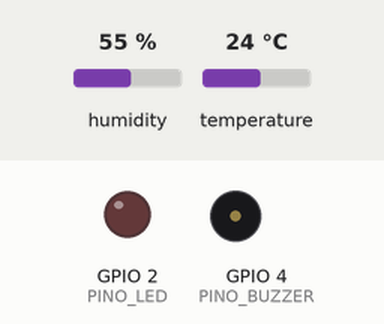
Simulated run of this sketch. Board: ESP32. Shown: output pins drawn as LEDs (lit = HIGH), buzzer (waves = sounding). The test bench sets the inputs (shaded band); at power-on: temperature 24 °C, humidity 55 %. WiFi joins after 1.5 s; servers stay silent unless stated; no MQTT or app messages arrive unless stated; what the sketch prints to the serial monitor is not drawn.

Above: at 2.7 s.
2.8 s: temperature set to 27.5 °C
5.5 s: temperature set to 28.5 °C
At 6.4 s:
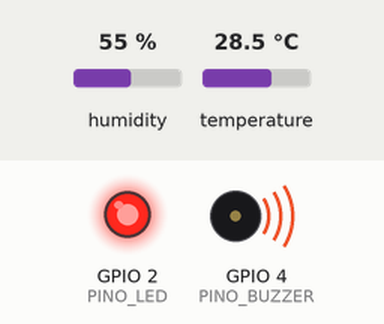
At 7.0 s:
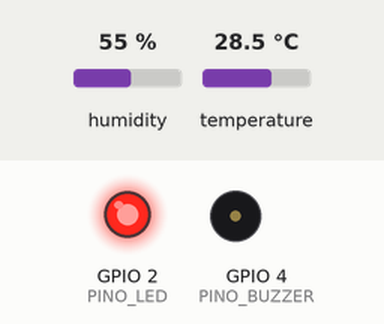
Timing chart, 0 to 8.5 s (numbered marks = the images above; inputs shaded):
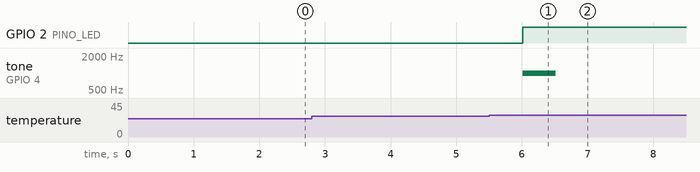

Measured:
- the behaviour switches between 28 and 28.1 °C on temperature (found by bisection; images 0 and 1)
- after the input at 2.8 s, every drawn part: stays the same
- after the input at 5.5 s, GPIO 2 (PINO_LED): LOW → HIGH after 0.51 s; tone on GPIO 4 (PINO_BUZZER): silent → 1000 Hz after 0.51 s, → silent 0.50 s later

The sketch:

sketch.ino
```cpp
#include <WiFi.h>
#include <PubSubClient.h>
#include "DHTesp.h"


const char* BROKER = "mqtt3.thingspeak.com";
const int PORTA = 1883;

const char* MQTT_CLIENT_ID = "SEU_ID";
const char* MQTT_USUARIO   = "SEU_USER";
const char* MQTT_SENHA     = "SUA_SENHA";

const unsigned long CANAL_ID = 3569917;
const int LIMITE = 28;

const int PINO_DHT = 15;
const int PINO_LED = 2;
const int PINO_BUZZER = 4;

DHTesp dht;
WiFiClient wifi;
PubSubClient mqtt(wifi);

bool alarme = false;
bool existeLeituraValida = false;
bool falhaSensorPendente = false;
bool falhaSensorJaDetectada = false;

int falhasConsecutivas = 0;

TempAndHumidity ultimaLeituraValida;

unsigned long ultimaLeitura = 0;
unsigned long ultimaPublicacao = 0;
unsigned long ultimaTentativa = 0;

const unsigned long INTERVALO_LEITURA_MS = 2000;
const unsigned long INTERVALO_PUBLICACAO_MS = 20000;
const int MAX_FALHAS_SENSOR = 3;

bool decidirAlarme(float temperatura, bool alarmeAtual) {
  if (!alarmeAtual && temperatura > LIMITE) {
    return true;
  }

  if (alarmeAtual && temperatura < LIMITE - 1) {
    return false;
  }

  return alarmeAtual;
}

bool conectarMqtt() {
  if (!mqtt.connect(MQTT_CLIENT_ID, MQTT_USUARIO, MQTT_SENHA)) {
    Serial.printf("Falha ao conectar ao MQTT. Estado: %d\n", mqtt.state());
    return false;
  }

  Serial.println("Conectado ao ThingSpeak via MQTT.");
  return true;
}

bool publicarNoThingSpeak(float temperatura,
                          float umidade,
                          bool alarmeLigado,
                          bool falhaSensor) {
  char topico[64];
  char dados[128];

  snprintf(topico, sizeof(topico),
           "channels/%lu/publish",
           (unsigned long)CANAL_ID);

  if (falhaSensor) {
    snprintf(dados, sizeof(dados),
             "status=FALHA_SENSOR");
  } else if (alarmeLigado) {
    snprintf(dados, sizeof(dados),
             "field1=%.1f&field2=%.0f&status=ALERTA",
             temperatura, umidade);
  } else {
    snprintf(dados, sizeof(dados),
             "field1=%.1f&field2=%.0f",
             temperatura, umidade);
  }

  bool enviado = mqtt.publish(topico, dados);

  Serial.printf("%s: %s\n",
                enviado ? "Publicação enviada" : "Falha na publicação",
                dados);

  return enviado;
}

void setup() {
  Serial.begin(115200);

  pinMode(PINO_LED, OUTPUT);
  pinMode(PINO_BUZZER, OUTPUT);
  digitalWrite(PINO_LED, LOW);

  dht.setup(PINO_DHT, DHTesp::DHT22);

  Serial.printf("Monitor do depósito | canal=%lu | limite=%d C\n",
                (unsigned long)CANAL_ID, LIMITE);

  Serial.print("Conectando ao Wi-Fi");
  WiFi.begin("Wokwi-GUEST", "", 6);

  while (WiFi.status() != WL_CONNECTED) {
    delay(100);
    Serial.print(".");
  }

  Serial.println(" conectado!");

  mqtt.setServer(BROKER, PORTA);
  mqtt.setBufferSize(512);
  mqtt.setKeepAlive(60);
}

void loop() {
  if (!mqtt.connected() &&
      millis() - ultimaTentativa >= 3000) {
    ultimaTentativa = millis();

    Serial.print("Conectando ao ThingSpeak... ");
    if (conectarMqtt()) {
      Serial.println("ok");
    }
  }

  mqtt.loop();

  if (millis() - ultimaLeitura >= INTERVALO_LEITURA_MS) {
    ultimaLeitura = millis();

    TempAndHumidity leitura = dht.getTempAndHumidity();

    if (dht.getStatus() == DHTesp::ERROR_NONE) {
      ultimaLeituraValida = leitura;
      existeLeituraValida = true;
      falhasConsecutivas = 0;
      falhaSensorJaDetectada = false;

      bool alarmeAnterior = alarme;
      alarme = decidirAlarme(leitura.temperature, alarmeAnterior);

      digitalWrite(PINO_LED, alarme ? HIGH : LOW);

      if (!alarmeAnterior && alarme) {
        tone(PINO_BUZZER, 1000, 500);
        Serial.println("Alarme de temperatura ativado.");
      }

      Serial.printf("Leitura: %.1f C, %.0f %% | alarme=%s\n",
                    leitura.temperature,
                    leitura.humidity,
                    alarme ? "LIGADO" : "desligado");
    } else {
      falhasConsecutivas++;

      Serial.printf("Leitura inválida do DHT22. Falhas consecutivas: %d\n",
                    falhasConsecutivas);

      if (falhasConsecutivas >= MAX_FALHAS_SENSOR &&
          !falhaSensorJaDetectada) {
        falhaSensorPendente = true;
        falhaSensorJaDetectada = true;
        Serial.println("Falha do sensor detectada; alerta pendente.");
      }
    }
  }

  if (millis() - ultimaPublicacao >= INTERVALO_PUBLICACAO_MS) {
    ultimaPublicacao = millis();

    if (mqtt.connected()) {
      if (falhaSensorPendente) {
        bool enviado = publicarNoThingSpeak(0, 0, false, true);

        if (enviado) {
          falhaSensorPendente = false;
        }
      } else if (existeLeituraValida) {
        publicarNoThingSpeak(
          ultimaLeituraValida.temperature,
          ultimaLeituraValida.humidity,
          alarme,
          false
        );
      }
    }
  }
}
```
